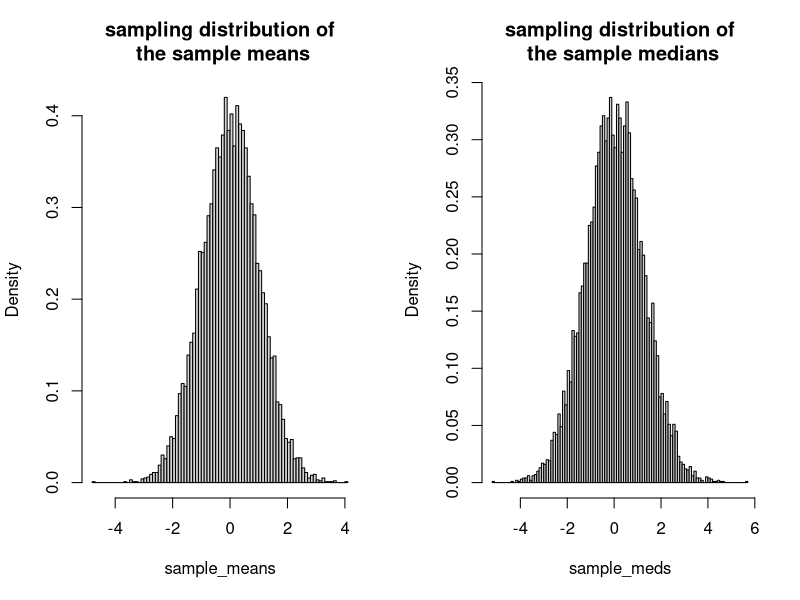
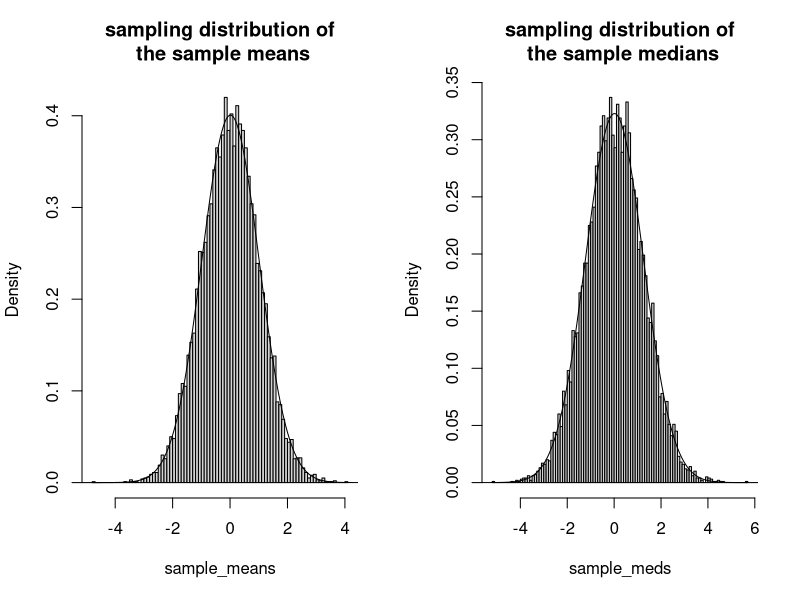
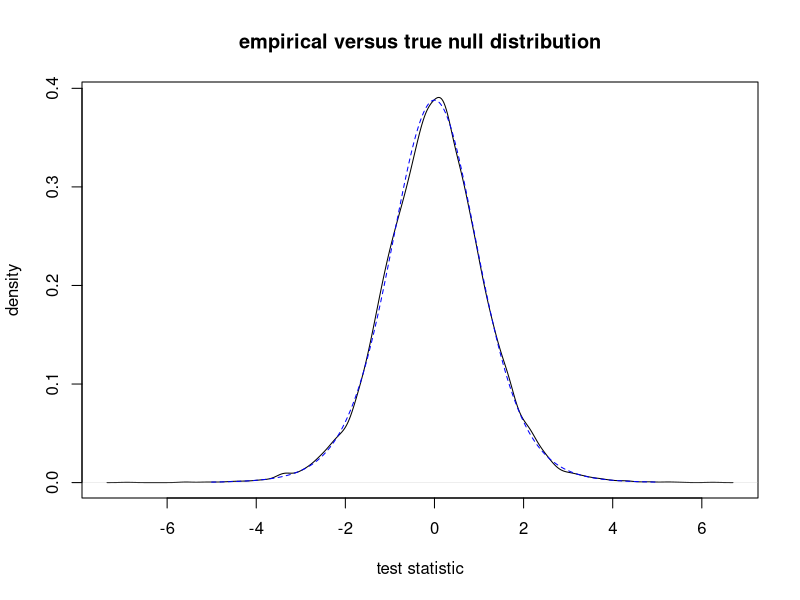
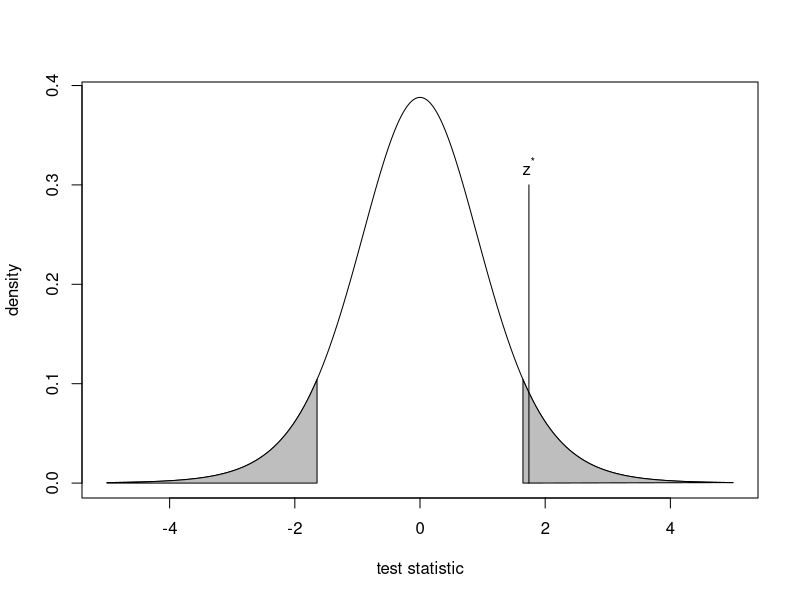
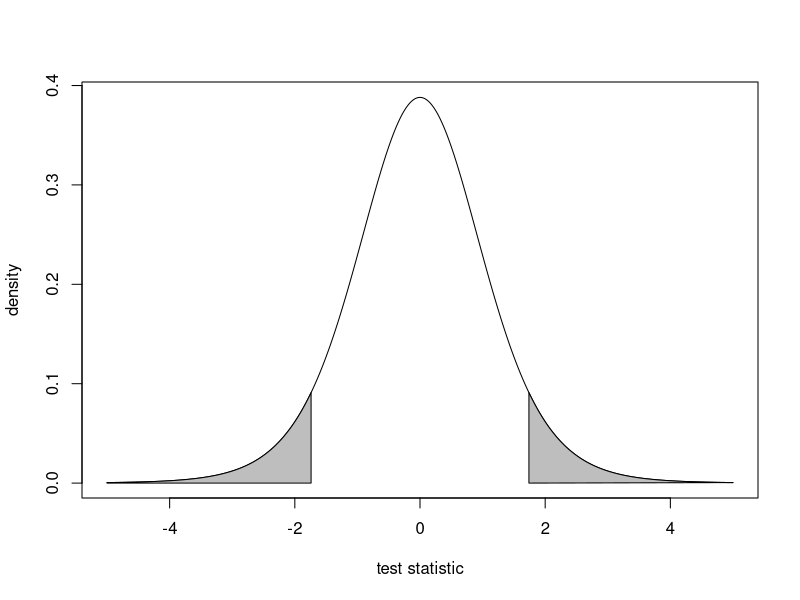
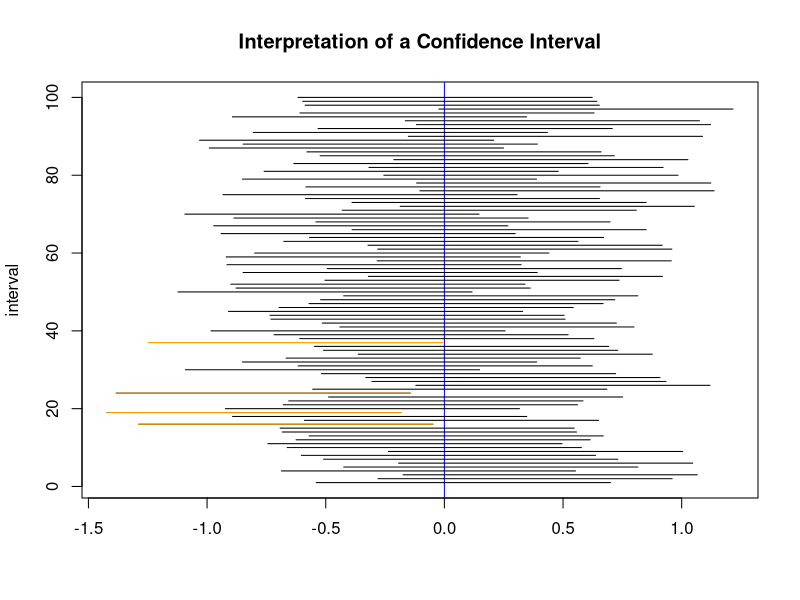

The R source for these figures, in order:
## ---- chunk 1
set.seed(1904) # set seed for reproducibility
nsamples <- 10000 # number of independent samples
n <- 100 # sample size
# store sample means and medians
sample_means <- numeric(nsamples)
sample_meds <- numeric(nsamples)
# perform experiment nsamples times
for (i in seq_len(nsamples)) {
  # draw sample
  y <- rnorm(n, mean = 0, sd = 10)
  # compute sample mean
  sample_means[i] <- mean(y)
  # compute and store sample median
  sample_meds[i] <- median(y)
}
## ---- chunk 2
par(mfrow = c(1, 2)) # side-by-side histograms
hist(sample_means, probability = TRUE, breaks = 100,
     main = "sampling distribution of\n the sample means")
hist(sample_meds, probability = TRUE, breaks = 100,
     main = "sampling distribution of\n the sample medians")
par(mfrow = c(1, 1))
## ---- chunk 3
mean(sample_means) # estimated mean of sampling distribution
## ---- chunk 4
sd(sample_means)
## ---- chunk 5
mean(sample_meds)
## ---- chunk 6
sd(sample_meds)
## ---- chunk 7
par(mfrow = c(1, 2)) # side-by-side histograms
s <- seq(-10, 10, len = 10000) # sequence for plotting
hist(sample_means, probability = TRUE, breaks = 100,
     main = "sampling distribution of\n the sample means")
# normal curve with estimated mean and standard error
lines(s, dnorm(s, mean = mean(sample_means), sd = sd(sample_means)))
hist(sample_meds, probability = TRUE, breaks = 100,
     main = "sampling distribution of\n the sample medians")
lines(s, dnorm(s, mean = mean(sample_meds), sd = sd(sample_meds)))
par(mfrow = c(1, 1))
## ---- chunk 8
#| echo: false
#| label: tbl-pvalue-interp
#| tbl-cap: A summary of common strength-of-evidence interpretations for p-values.
interp_df <- cbind(pvalue = c("$> 0.10$",
                              "$\\leq 0.10$",
                              "$\\leq 0.05$",
                              "$\\leq 0.01$",
                              "$\\leq 0.001$"),
                   interpretation = c("no evidence for $H_a$",
                                     "weak evidence for $H_a$",
                                     "moderate evidence for $H_a$",
                                     "strong evidence for $H_a$",
                                     "very strong evidence for $H_a$"))
knitr::kable(interp_df,
    col.names = c("p-value", "Interpretation"),
    align = c('l', 'l'))
## ---- chunk 9
# set number seed for reproducible results
set.seed(12)
# create vector to store test statistics
tstats <- numeric(10000)
# for 10,000 experiments
for (i in seq_len(10000)) {
  # draw a sample of size 10 from a N(2, 4^2)
  y <- rnorm(n = 10, mean = 2, sd = 4)
  # compute and store the test statistic for the sample
  tstats[i] <- (mean(y) - 2) / (sd(y) / sqrt(10))
}
## ---- chunk 10
# plot empirical null distribution
plot(density(tstats),
     xlab = "test statistic",
     ylab = "density",
     main = "empirical versus true null distribution")
# sequence to plot null density over
s <- seq(-5, 5, len = 1000)
lines(s, dt(s, df = 9), lty = 2, col = "blue")
## ---- chunk 11
mean(tstats > qt(0.95, df = 9))
## ---- chunk 12
qnorm(c(0.05,0.95))
## ---- chunk 13
#| echo: false
#| execute: true
#| fig-cap: A plot of the rejection region for a two-tailed alternative hypothesis.
# sequence of values to plot
s <- seq(-5, 5, len = 10000)
plot(s, dt(s, df = 9), type = "l",
     xlab = "test statistic", ylab = "density")
q1 <- qnorm(0.05)
q2 <- qnorm(0.95)
s2 <- c(seq(-5, q1, len = 1000), q1, -5)
y2 <- c(dt(seq(-5, q1, len = 1000), df = 9), 0, 0)
s3 <- c(q2, seq(q2, 5, len = 1000), q2)
y3 <- c(0, dt(seq(q2, 5, len = 1000), df = 9), 0)
polygon(s2, y2, col = "grey")
polygon(s3, y3, col = "grey")
segments(1.74, 0, 1.74, 0.3)
text(1.74, 0.3, expression(z^"*"), pos = 3)
## ---- chunk 14
2 * (1 - pnorm(1.74))
## ---- chunk 15
#| echo: false
#| execute: true
#| fig-cap: A plot of the area used to compute the p-value based on a two-tailed alternative hypothesis.
# sequence of values to plot
s <- seq(-5, 5, len = 10000)
plot(s, dt(s, df = 9), type = "l",
     xlab = "test statistic", ylab = "density")
q1 <- -1.74
q2 <- 1.74
s2 <- c(seq(-5, q1, len = 1000), q1, -5)
y2 <- c(dt(seq(-5, q1, len = 1000), df = 9), 0, 0)
s3 <- c(q2, seq(q2, 5, len = 1000), q2)
y3 <- c(0, dt(seq(q2, 5, len = 1000), df = 9), 0)
polygon(s2, y2, col = "grey")
polygon(s3, y3, col = "grey")
## ---- chunk 16
# create vector to store sample means
means <- numeric(100)
# perform experiment 100 times
for (i in seq_len(100)) {
  # draw sample of size 10 from N(0, 1) and compute sample mean
  means[i] <- mean(rnorm(n = 10, mean = 0, sd = 1))
}
## ---- chunk 17
#calculate the lower and upper bounds for the 95% CIs
lb = means - 1.96 * 1/sqrt(10)
ub = means + 1.96 * 1/sqrt(10)
## ---- chunk 18
#| label: fig-ci-interp-plot
#| echo: false
#| execute: true
#| fig-cap: A plot of 100 95% confidence intervals for a population mean produced from independent samples from a $\mathsf{N}(0,1)$ population
#create blank plot
plot(range(c(lb, ub)), c(1,100),
     xlab = "", ylab = "interval", type = "n")
# title plot
title("Interpretation of a Confidence Interval")
# plot true mean
abline(v = 0, col = "blue")
#plot interval each sample
for (i in 1:100) lines(c(lb[i], ub[i]), c(i, i))
#highlight intervals missing 0 in orange
for (i in 1:100) {
  if (lb[i] > 0 | ub[i] < 0 )   {
    lines(c(lb[i],ub[i]), c(i,i), col = "orange")
  }
}
